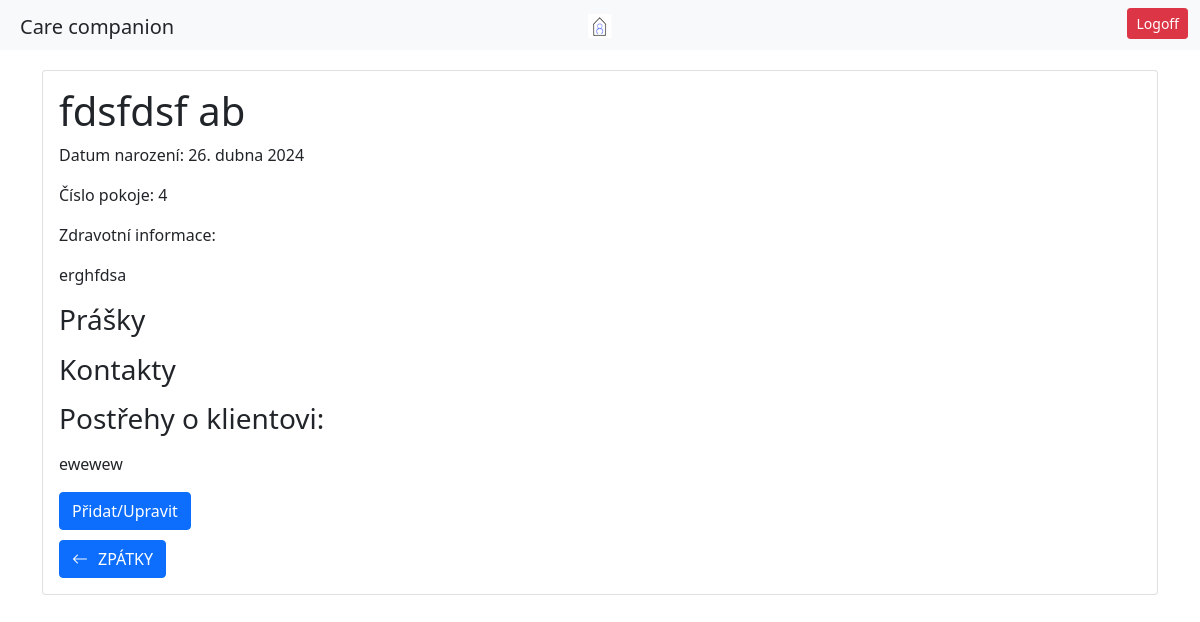
The app's page /opatrovnik/karty-klientu/fdsfdsf-ab/ (signed in) with its own data.
### patient/models.py (models this page shows)
class Patient(models.Model):
    user = models.OneToOneField(User, on_delete=models.CASCADE, default='', related_name='patient_profile')
    date_of_admission = models.DateField()
    room_number = models.IntegerField()
    birthday = models.DateField()
    health_info = models.TextField()
    observations = models.TextField(blank=True, null=True)
    objects = models.Manager()
    class ContactManager(models.Manager):
        def create_contact(self, patient, relationship, name, phone_number):
            return self.create(patient=patient, relationship=relationship, name=name, phone_number=phone_number)
    class MedicationIntakeManager(models.Manager):
        def create_medication(self, patient, medication, when, how):
            return self.create(patient=patient, medication=medication, when=when, how=how)
    medications = MedicationIntakeManager()
    contacts = ContactManager()
    class ActivityManager(models.Manager):
        def create_activity(self, patient, date, time, description):
            return self.create(patient=patient, date=date, time=time, description=description)
    activities = ActivityManager()
    @property
    def first_name(self):
        return self.user.first_name
    @property
    def last_name(self):
        return self.user.last_name

### caregiver/decorators.py (the view)
    def _wrapped_view(request, *args, **kwargs):
        if request.user.is_authenticated:
            groups = request.user.groups.values_list('name', flat=True)
            if 'Caregivers' in groups:
                return view_func(request, *args, **kwargs)
        messages.success(request, 'Pro přístup do aplikace se přihlašte.')
        return redirect('login_user')

### caregiver/views.py (called while the page is built)
@caregiver_required
def patient_info(request, full_name_of_patient):
    first_name, last_name = full_name_of_patient.split('-')
    patient = Patient.objects.get(user__first_name=first_name, user__last_name=last_name)
    form = ObservationForm(request.POST or None, instance=patient)
    if form.is_valid():
        form.save()
        return redirect('patient_info', full_name_of_patient)
    return render(request, 'patient_info.html', {'patient': patient, 'form': form})

### caregiver/templates/patient_info.html (shortened to what this page needs)
{% extends 'base_caregiver.html' %}
{% load static %}
{% block navbar %}
     <a href="{% url 'index_caregiver' %}"><img src="{% static 'CareLogo.png' %}" alt="Italian Trulli"></a>
{% endblock %}
{% block content %}
<div class="container">
    <div class="card">
        <div class="card-body">
            <h1 class="card-title">{{ patient.first_name }} {{ patient.last_name }}</h1>
            <p class="card-text">Datum narození: {{ patient.birthday }}</p>
            <p class="card-text">Číslo pokoje: {{ patient.room_number }}</p>
            <p class="card-text">Zdravotní informace: {{ patient.health_info|linebreaks }}</p>
            <h3>Prášky</h3>
            <h3 class="pt-2">Kontakty</h3>
            <h3 class="pt-2">Postřehy o klientovi:</h3>
            {% if not form.instance.observations %}
                <div id="current-observations" style="display: none;">
            {% else %}
                <div id="current-observations">
            {% endif %}
                <p>{{ patient.observations|linebreaks }}</p>
            </div>
            <button id="edit-observations" class="btn btn-primary" style="margin-top: 0px; margin-bottom: 10px">Přidat/Upravit</button>
            <br>
            <div class="container-fluid text-start">
                <a href="{% url 'patient_schedules' %}" class="btn btn-primary"><i class="bi bi-arrow-left" style="margin-right: 10px;"></i>ZPÁTKY</a>
            </div>
        </div>
    </div>
</div>
</div>
{% endblock %}

### static/caregiver/caregiver.css (style rules this page uses)
.container-fluid { padding-left: 0; padding-right: 0; }
div .card { margin-top: 20px; }

### records on screen
Patient: first_name "fdsfdsf", last_name "ab", birthday "26. dubna 2024", room_number "4", health_info "erghfdsa", observations "ewewew"
